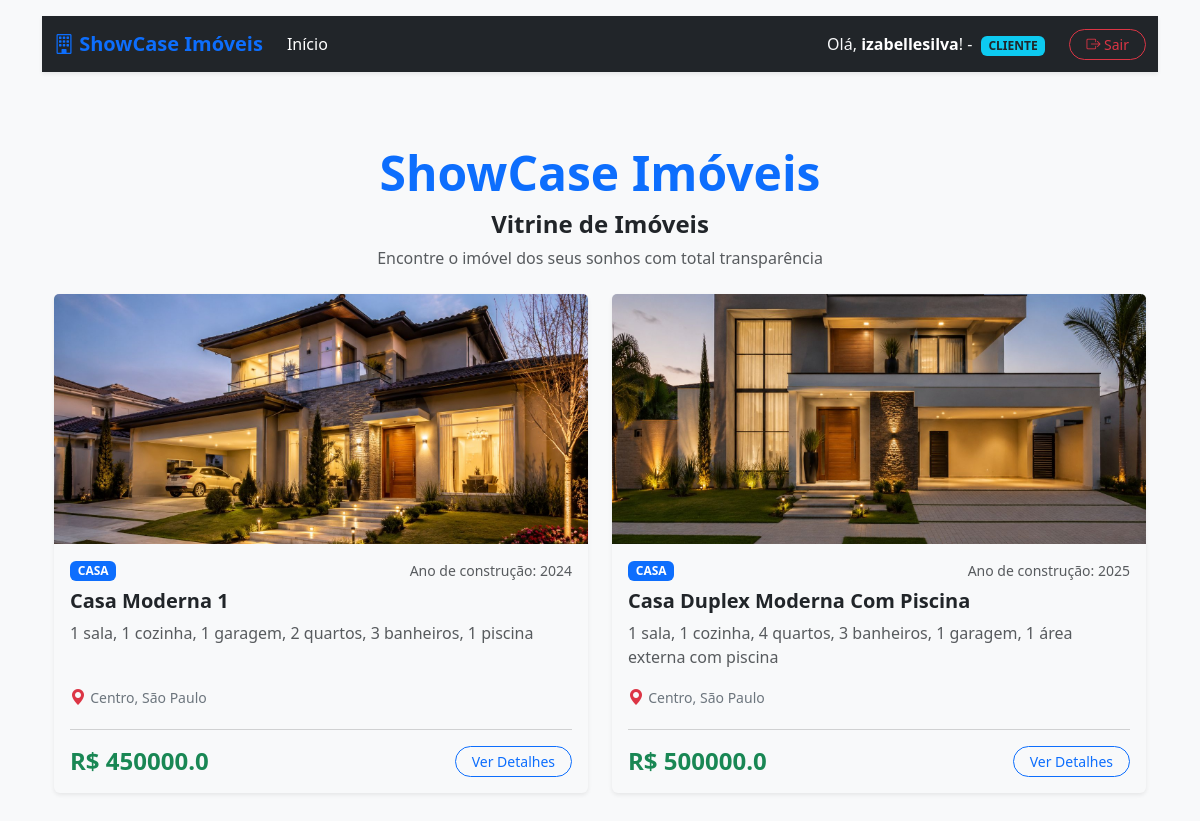
Page /vitrine/pagina_inicial/ (signed in) on the committed database.
### vitrine/models.py (models this page shows, shortened)
class Imovel(models.Model):
    corretor = models.ForeignKey(User, on_delete=models.CASCADE, verbose_name="Corretor Responsável")
    titulo = models.CharField(max_length=100)
    descricao = models.TextField()
    tipo_Imovel = models.CharField(max_length=50)
    ano_construcao = models.IntegerField()
    preco = models.FloatField()
    logradouro = models.CharField(max_length=100, verbose_name="Rua/Avenida")
    numero = models.CharField(max_length=10, verbose_name="Número")
    bairro = models.CharField(max_length=100, verbose_name="Bairro")
    cidade = models.CharField(max_length=100, verbose_name="Cidade")
    imagem_principal = models.ImageField(upload_to="media/img")

### vitrine/views.py (the view)
# urls.py: path('/pagina_inicial/', pagina_inicial, name='pagina_inicial'),
def pagina_inicial(request):
    lista_imoveis = Imovel.objects.all()
    return render(request, 'pagina_inicial.html', {'imoveis': lista_imoveis})

### template/pagina_inicial.html (shortened to what this page needs)
{% extends 'base.html' %}
{% load static %}
{% block content %}
<div class="container my-5">
    <div class="position-relative d-flex align-items-center justify-content-center py-4">
        <div class="text-center">
            <h1 class="display-5 fw-bold text-primary">ShowCase Imóveis</h1>
            <h4 class="display-8 fw-bold text-dark">Vitrine de Imóveis</h4>
            <p class="text-muted mb-0">Encontre o imóvel dos seus sonhos com total transparência</p>
        </div>
    </div>
    <div class="row g-4">
        {% for imovel in imoveis %}
        <div class="col-12 col-md-6">
            <div class="card h-100 shadow-sm border-0 bg-light card-imovel">
                {% if imovel.imagem_principal %}
                <img src="{{ imovel.imagem_principal.url }}" class="card-img-top foto-vitrine-imovel" alt="{{ imovel.titulo }}">
                {% else %}
                <div class="bg-secondary text-white text-center d-flex align-items-center justify-content-center sem-foto-vitrine">
                    <span>Sem imagem disponível</span>
                </div>
                {% endif %}
                <div class="card-body d-flex flex-column">
                    <div class="d-flex justify-content-between align-items-center mb-2">
                        <span class="badge bg-primary text-uppercase">{{ imovel.tipo_Imovel }}</span>
                        <small class="text-muted">Ano de construção: {{ imovel.ano_construcao }}</small>
                    </div>
                    <h5 class="card-title fw-bold text-dark mb-2">{{ imovel.titulo }}</h5>
                    <p class="card-text text-muted flex-grow-1">
                        {{ imovel.descricao|truncatechars:120 }}
                    </p>
                    <p class="card-text mb-1">
                        <i class="bi bi-geo-alt-fill text-danger"></i>
                        <small class="text-secondary">{{ imovel.bairro }}, {{ imovel.cidade }}</small>
                    </p>
                    <hr class="text-muted my-3">
                    <div class="d-flex justify-content-between align-items-center mt-auto">
                        <h4 class="text-success fw-bold m-0">R$ {{ imovel.preco }}</h4>
                        <a href="{% url 'detalhes_imovel' imovel.id %}"
                           class="btn btn-outline-primary btn-sm px-3 rounded-pill">Ver Detalhes</a>
                    </div>
                </div>
            </div>
        </div>
        {% empty %}
        <div class="col-12 text-center my-5">
            <p class="fs-4 text-muted">Nenhum imóvel disponível na vitrine no momento.</p>
        </div>
        {% endfor %}
    </div>
</div>
{% endblock %}

### template/base.html (shortened to what this page needs)
{% load static %}
<!DOCTYPE html>
<html lang="pt-br">
<head>
    <link href="https://cdn.jsdelivr.net/npm/bootstrap@5.3.8/dist/css/bootstrap.min.css" rel="stylesheet"
>
    <link rel="stylesheet" href="https://cdn.jsdelivr.net/npm/bootstrap-icons@1.11.3/font/bootstrap-icons.min.css">
    <link rel="stylesheet" href="{% static 'css/style.css' %}">
</head>
<body class="bg-light">
<div class="container mt-3">
    {% if user.is_authenticated %}
    <nav class="navbar navbar-expand-lg navbar-dark bg-dark shadow-sm">
        <div class="container">
            <a class="navbar-brand fw-bold text-primary" href="{% url 'pagina_inicial' %}">
                <i class="bi bi-building"></i> ShowCase Imóveis
            </a>
            <div class="collapse navbar-collapse" id="conteudoNavbar">
                <ul class="navbar-nav me-auto mb-2 mb-lg-0">
                    <li class="nav-item">
                        <a class="nav-link active" href="{% url 'pagina_inicial' %}">Início</a>
                    </li>
                </ul>
                <div class="d-flex align-items-center gap-3">
                        <span class="text-light me-2">
                            Olá, <strong class="text-white">{{ user.username }}</strong>! -
                            {% if user.perfil_corretor %}
                                <span class="badge bg-success text-white ms-1 text-uppercase"
                                      style="font-size: 0.75rem;">Corretor</span>
                            {% else %}
                                <span class="badge bg-info text-dark ms-1 text-uppercase"
                                      style="font-size: 0.75rem;">Cliente</span>
                            {% endif %}
                        </span>
                    <a href="{% url 'logout' %}" class="btn btn-outline-danger btn-sm rounded-pill px-3">
                        <i class="bi bi-box-arrow-right"></i> Sair
                    </a>
                </div>
            </div>
        </div>
    </nav>
    {% endif %}
    <main>
        {% block content%}
        {% endblock %}
    </main>
</div>
</body>
</html>

### static/css/style.css (style rules this page uses)
.card-imovel { transition: transform 0.2s ease-in-out, box-shadow 0.2s ease-in-out; }
.foto-vitrine-imovel { height: 250px; object-fit: cover; }

### rows in the picture
Imovel: imagem_principal (picture), tipo_Imovel "CASA", ano_construcao "2024", titulo "Casa Moderna 1", descricao "1 sala, 1 cozinha, 1 garagem, 2 quartos, 3 banheiros, 1 piscina", bairro "Centro", cidade "São Paulo", preco "450000.0"
Imovel: imagem_principal (picture), tipo_Imovel "CASA", ano_construcao "2025", titulo "Casa Duplex Moderna Com Piscina", descricao "1 sala, 1 cozinha, 4 quartos, 3 banheiros, 1 garagem, 1 área externa com piscina", bairro "Centro", cidade "São Paulo", preco "500000.0"

### other values in the picture
{{ user.username }} "izabellesilva"
